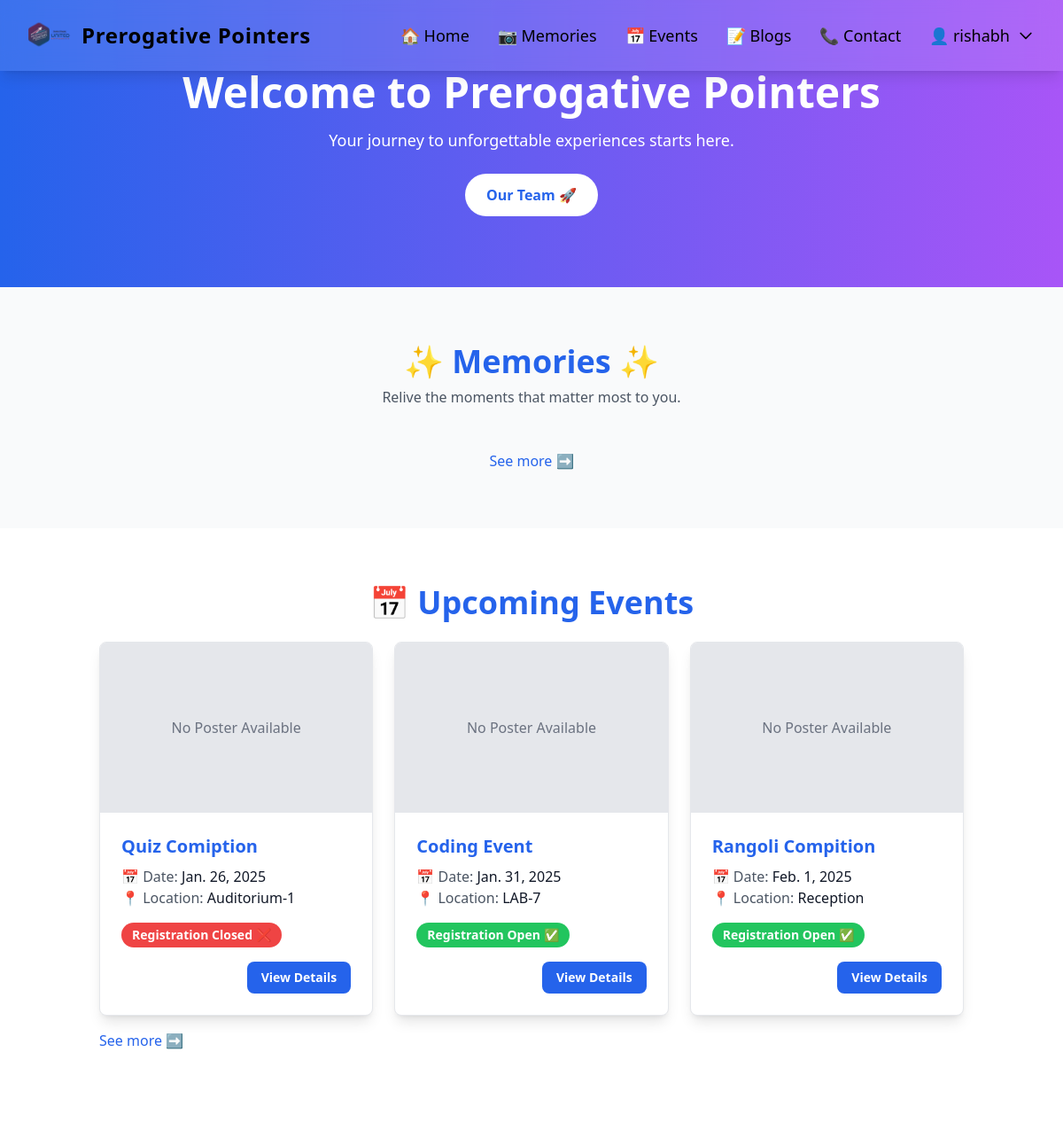
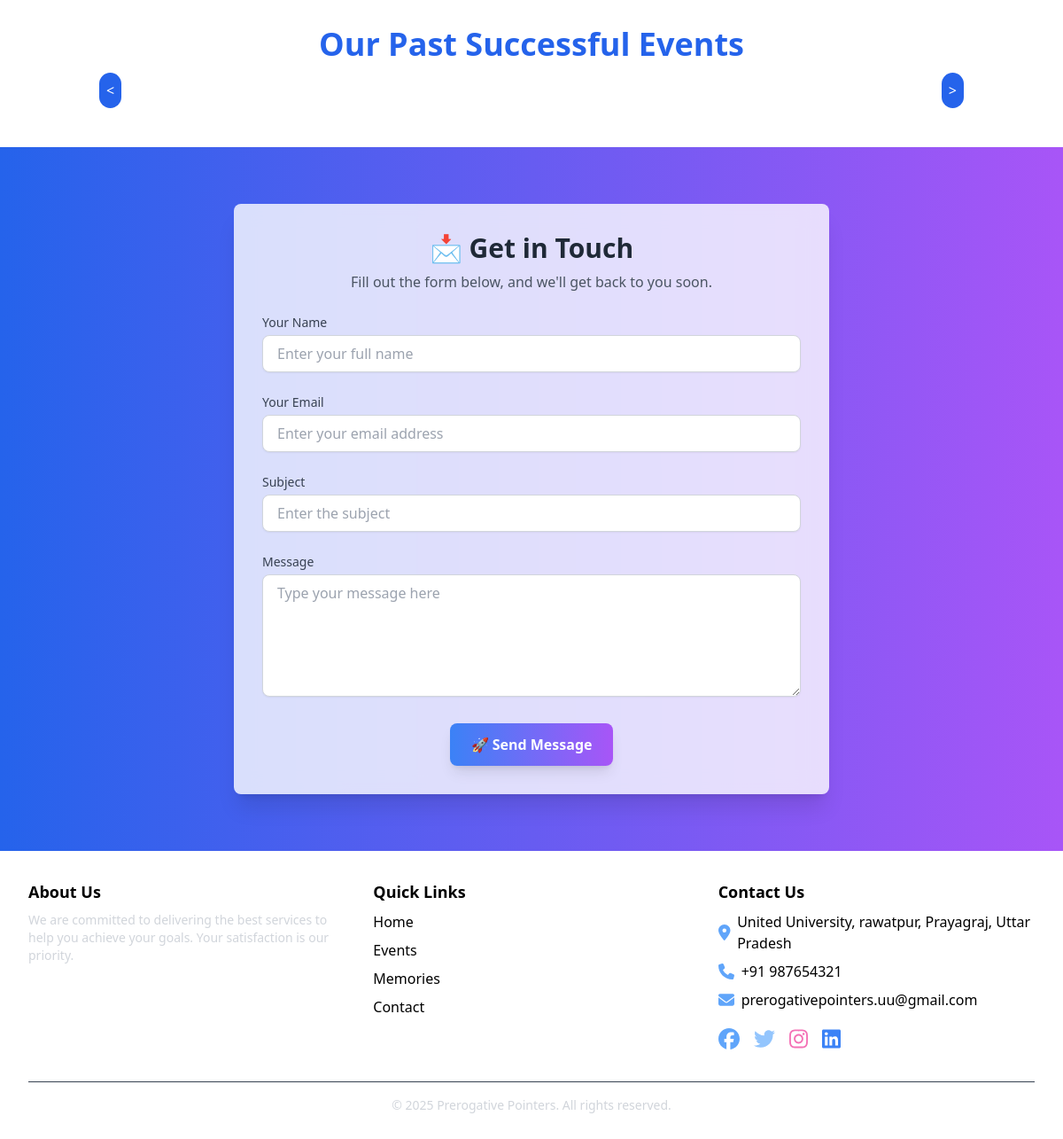
Screenshot of / (signed in) with the database file from the repository (2 pictures, top to bottom).
### events/models.py (models this page shows, shortened)
class Event(models.Model):
    title = models.CharField(max_length=200)
    slug = models.CharField(max_length=300, null=True,
                            blank=True, help_text=("Slug(leave it blank)"))
    poster = models.ImageField(
        upload_to='event_poster/', null=True, blank=True)
    description = models. TextField()
    organized_by = models.ForeignKey(User, on_delete=models.CASCADE)
    location = models.CharField(max_length=100, null=True, blank=True)
    limit = models.IntegerField(null=True, blank=True, help_text=(
        'Limit (leave it blank if no registration limit)'))
    count = models.IntegerField(default=0)
    upload_time = models.DateTimeField(auto_now_add=True)
    start_date = models.DateField(null=True, blank=True)
    event_open = models.BooleanField(default=True)
    registration_open = models.BooleanField(default=True)
    notify = models.BooleanField(default=True, help_text=(
        "Notify all users through email (at the time of creation)"))
    event_over = models.BooleanField(
        default=False, help_text=('Mark it True if the Event is Over'))
    text_status = models.CharField(
        max_length=100, null=True, blank=True, help_text=('let he backend handle it'))
    class Meta:
        ordering = ['-upload_time']

### base/views.py (the view)
# urls.py: path('', views.home, name = 'home'),
def home(request):
    event = Event.objects.filter(event_open=True,event_over = False).order_by('start_date')[:3]
    mem = Memories.objects.prefetch_related('memory_img').order_by('-event__start_date')[:3]
    events = Event.objects.filter(event_over = True,event_open=True).order_by('start_date')
    return render(request , 'home.html',{'event':event,'mem':mem,'events':events})

### base/views.py (called while the page is built)
def is_student(user):
    return user.groups.filter(name='STUDENT').exists()

### templates/home.html (shortened to what this page needs)
{% extends "index.html" %}
{% block content %}
{% load static %}
<section id="welcome" class="bg-gradient-to-r from-blue-600 to-purple-500 text-white text-center py-20">
    <h1 class="text-5xl font-extrabold animate-fade-in">Welcome to Prerogative Pointers</h1>
    <p class="mt-4 text-lg">Your journey to unforgettable experiences starts here.</p>
    <button class="mt-6 px-6 py-3 bg-white text-blue-600 rounded-full font-semibold hover:bg-blue-100 transition duration-300">
       <a href='{% url "ourTeam" %}'> Our Team 🚀</a>
    </button>
</section>
<section id="memories" class="py-16 bg-gray-50">
    <div class="max-w-7xl mx-auto px-6 text-center">
        <h2 class="text-4xl font-extrabold text-blue-600">✨ Memories ✨</h2>
        <p class="mt-2 text-gray-600">Relive the moments that matter most to you.</p>
        <a href="{% url "memories" %}" class="text-blue-600 mt-4 inline-block">See more ➡️</a>
    </div>
</section>
<main class="container mx-auto px-6 py-16">
    <h2 class="text-4xl text-center font-extrabold text-blue-600">📅 Upcoming Events</h2>
    <div class="grid grid-cols-1 sm:grid-cols-2 lg:grid-cols-3 gap-6 mt-6">
        {% if event %}
        {% for events in event %}
            <div class="bg-white border border-gray-200 shadow-lg rounded-lg overflow-hidden hover:shadow-xl hover:scale-105 transform transition duration-300">
                {% if events.poster %}
                <img src="{{ events.poster.url }}" alt="Event Poster" class="w-full h-48 object-cover">
                {% else %}
                <div class="w-full h-48 bg-gray-200 flex items-center justify-center text-gray-500">
                    No Poster Available
                </div>
                {% endif %}
                <div class="p-6">
                    <h2 class="text-xl font-bold text-blue-600">{{ events.title }}</h2>
                    <p class="text-gray-600 mt-2">📅 Date: <span class="font-medium text-gray-900">{{ events.start_date }}</span></p>
                    <p class="text-gray-600">📍 Location: <span class="font-medium text-gray-900">{{ events.location }}</span></p>
                    <div class="mt-4">
                        {% if events.event_over %}
                        <span class="inline-block bg-gray-500 text-white font-semibold py-1 px-3 rounded-full text-sm">
                            Event Over
                        </span>
                        {% else %}
                            {% if events.registration_open %}
                                <span class="inline-block bg-green-500 text-white font-semibold py-1 px-3 rounded-full text-sm">
                                    Registration Open ✅
                                </span>
                            {% else %}
                                <span class="inline-block bg-red-500 text-white font-semibold py-1 px-3 rounded-full text-sm">
                                    Registration Closed ❌
                                </span>
                            {% endif %}
                        {% endif %}
                    </div>
                    <div class="text-right mt-4">
                        <a href="{% url 'event' events.slug %}" class="inline-block bg-blue-600 text-white font-semibold py-2 px-4 rounded-lg text-sm hover:bg-blue-700">
                            View Details
                        </a>
                    </div>
                </div>
            </div>
        {% endfor %}
        {% else %}
            <div class="col-span-full">
                <div class="flex flex-col items-center justify-center bg-yellow-100 border border-yellow-300 text-yellow-700 font-semibold rounded-lg py-6 px-8 mt-6">
                    <p>No Ongoing Events</p>
                </div>
            </div>
        {% endif %}
    </div>
    <a href="{% url "events" %}" class="text-blue-600 mt-4 inline-block">See more ➡️</a>
</main>
<section class="container mx-auto px-6 py-16">
    <h1 class="text-4xl text-center font-extrabold text-blue-600 mb-8">Our Past Successful Events</h1>
    <div class="relative">
        <button id="prev-btn" class="absolute left-0 top-1/2 transform -translate-y-1/2 bg-blue-600 text-white p-2 rounded-full focus:outline-none">
            &#60;
        </button>
        <button id="next-btn" class="absolute right-0 top-1/2 transform -translate-y-1/2 bg-blue-600 text-white p-2 rounded-full focus:outline-none">
            &#62;
        </button>
    </div>
</section>
<section id="contact" class="py-16 bg-gradient-to-r from-blue-600 to-purple-500 text-white">
    <div class="bg-white shadow-xl rounded-lg p-8 max-w-2xl mx-auto lg:w-2/3 backdrop-blur-md bg-opacity-80">
        <h2 class="text-3xl font-bold text-gray-800 text-center">📩 Get in Touch</h2>
        <p class="text-gray-600 text-center mt-2 mb-6">Fill out the form below, and we'll get back to you soon.</p>
        <form action="#" method="POST" class="space-y-6">
            <div>
                <label for="name" class="block text-sm font-medium text-gray-700">Your Name</label>
                <input type="text" id="name" name="name" class="w-full mt-1 px-4 py-2 border border-gray-300 rounded-lg shadow-sm focus:ring-2 focus:ring-blue-500 focus:border-blue-500 transition-all"
                    placeholder="Enter your full name" required>
            </div>
            <div>
                <label for="email" class="block text-sm font-medium text-gray-700">Your Email</label>
                <input type="email" id="email" name="email" class="w-full mt-1 px-4 py-2 border border-gray-300 rounded-lg shadow-sm focus:ring-2 focus:ring-blue-500 focus:border-blue-500 transition-all"
                    placeholder="Enter your email address" required>
            </div>
            <div>
                <label for="subject" class="block text-sm font-medium text-gray-700">Subject</label>
                <input type="text" id="subject" name="subject" class="w-full mt-1 px-4 py-2 border border-gray-300 rounded-lg shadow-sm focus:ring-2 focus:ring-blue-500 focus:border-blue-500 transition-all"
                    placeholder="Enter the subject" required>
            </div>
            <div>
                <label for="message" class="block text-sm font-medium text-gray-700">Message</label>
                <textarea id="message" name="message" rows="5" class="w-full mt-1 px-4 py-2 border border-gray-300 rounded-lg shadow-sm focus:ring-2 focus:ring-blue-500 focus:border-blue-500 transition-all"
                    placeholder="Type your message here" required></textarea>
            </div>
            <div class="text-center">
                <button type="submit" class="bg-gradient-to-r from-blue-500 to-purple-500 text-white font-semibold py-3 px-6 rounded-lg shadow-lg hover:scale-105 transform transition duration-300 hover:bg-blue-700 focus:ring-2 focus:ring-blue-400">
                    🚀 Send Message
                </button>
            </div>
        </form>
    </div>
</section>
{% endblock content %}

### templates/components/navbar.html (shortened to what this page needs)
{% load static %}
<nav class="bg-white/10 backdrop-blur-md shadow-lg fixed w-full z-50">
    <div class="max-w-7xl mx-auto px-4 sm:px-6 lg:px-8">
        <div class="flex justify-between h-20 items-center">
            <div class="flex items-center space-x-3">
                <img src="{% static 'images/logo.png' %}" alt="Prerogative Pointers" class="w-12 h-12 transform hover:scale-105 transition-transform duration-300">
                <a href="{% url 'home' %}" class="text-2xl font-bold tracking-wide flex items-center space-x-2 hover:text-gray-300 transition duration-300">
                    <span>Prerogative Pointers</span>
                </a>
            </div>
            <div class="hidden md:flex space-x-8 items-center text-lg">
                <a href="{% url 'home' %}" class="relative group hover:text-gray-300 transition duration-300">
                    🏠 Home
                </a>
                <a href="{% url 'memories' %}" class="relative group hover:text-gray-300 transition duration-300">
                    📷 Memories
                </a>
                {% if not user.is_student %}
                    <a href="{% url 'teacherEventList' %}" class="relative group hover:text-gray-300 transition duration-300">
                        📅 Events
                        <span class="absolute bottom-0 left-0 w-0 h-0.5 bg-gray-300 transition-all duration-300 group-hover:w-full"></span>
                    </a>
                {% else %}
                    <a href="{% url 'events' %}" class="relative group hover:text-gray-300 transition duration-300">
                        📅 Events
                    </a>
                {% endif %}
                <a href="{% url 'blogs' %}" class="relative group hover:text-gray-300 transition duration-300">
                    📝 Blogs
                </a>
                <a href="{% url 'contact' %}" class="relative group hover:text-gray-300 transition duration-300">
                    📞 Contact
                </a>
                {% if not request.user.is_authenticated %}
                    <a href="{% url 'login' %}" class="px-4 py-2 bg-gray-700 rounded-lg hover:bg-gray-600 transition duration-300">
                        🔑 Login
                    </a>
                    <a href="{% url 'register' %}" class="px-4 py-2 bg-gray-600 rounded-lg hover:bg-gray-500 transition duration-300">
                        🆕 Register
                    </a>
                {% else %}
                    <div class="relative group">
                        <button id="user-menu-btn" class="flex items-center space-x-2 hover:text-gray-300 transition duration-300">
                            <span>👤 {{ user.username }}</span>
                            <svg class="w-5 h-5 transform group-hover:rotate-180 transition-transform duration-300" fill="none" stroke="currentColor" viewBox="0 0 24 24">
                                <path stroke-linecap="round" stroke-linejoin="round" stroke-width="2" d="M19 9l-7 7-7-7"/>
                            </svg>
                        </button>
                    </div>
                {% endif %}
            </div>
        </div>
    </div>
</nav>

### templates/index.html (style rules this page uses)
body, html { margin: 0; padding: 0; }
html { scroll-behavior: smooth; }

### rows the page displays
Event: shows "No Poster Available", title "Quiz Comiption", start_date "Jan. 26, 2025", location "Auditorium-1", event_over "Registration Closed ❌"
Event: shows "No Poster Available", title "Coding Event", start_date "Jan. 31, 2025", location "LAB-7", event_over "Registration Open ✅"
Event: shows "No Poster Available", title "Rangoli Compition", start_date "Feb. 1, 2025", location "Reception", event_over "Registration Open ✅"

### other values shown
{{ user.username }} "rishabh"
